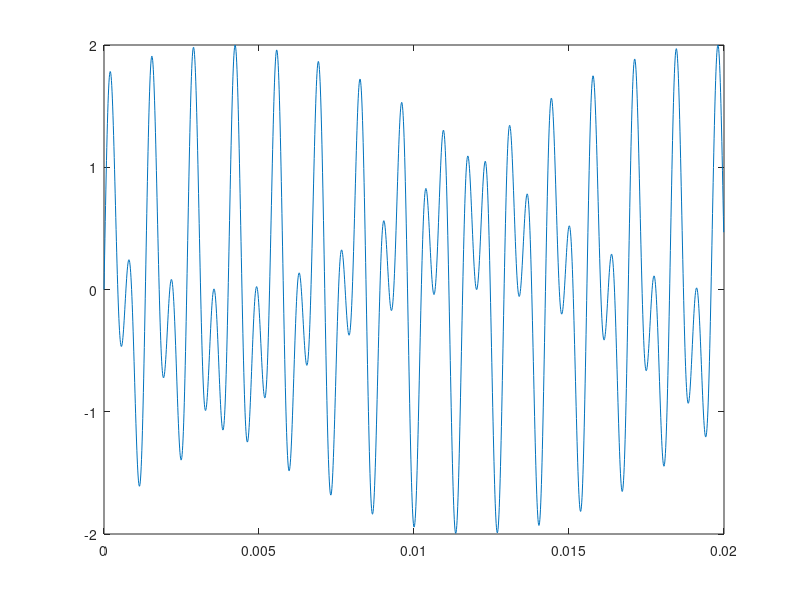

Source code (MATLAB):
N = 2000;
Ts = 1/100000;

t = zeros(1, N);
x_value = zeros(1, N);

for n = 0: N-1
    tn = n * Ts;
    t = [t(2:end) tn];
    x_value = [x_value(2:end) sin(2*pi*770*tn)+sin(2*pi*1477*tn)];
end

plot(t, x_value);